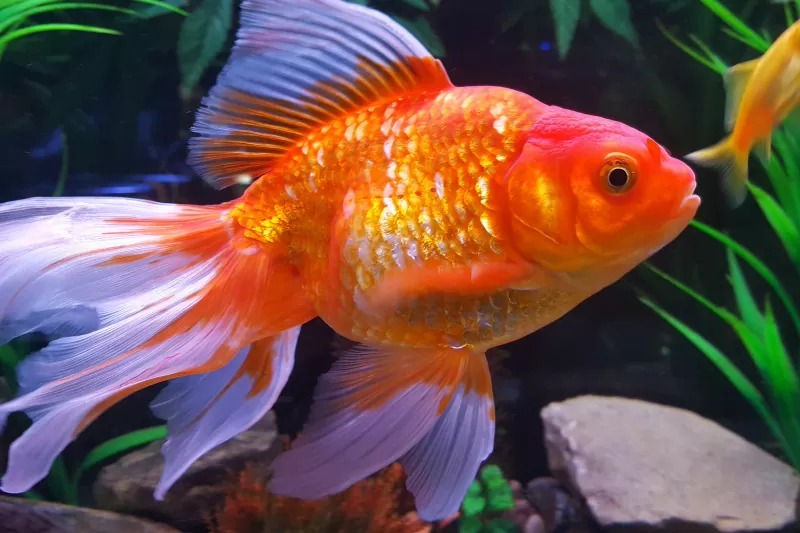
#> input picture goldfish.jpeg, 800 x 533 px
$ jupyter execute --allow-errors 1Notes1_loading_image_data.ipynb
#> lines starting #> are read from the running program, lines starting #| are printed output that depends on the picture
# Note1
#####   Load the dataset: Load your downloaded dataset folder into your Jupyter Notebook using a library like os, glob or pathlib.

[cell 1]
#using pathlib

import pathlib

data_dir = pathlib.Path(r"C:\Users\Faizan_Shakeel\.keras\datasets\flower_photos")

#list(data_dir.glob('*/*.jpg'))  #provides list of all path of downloaded flower in your pc

list(data_dir.glob('*/*.jpg'))[:4]

[cell 2]
#using os

import os
data_dir = r"C:\Users\Faizan_Shakeel\.keras\datasets\flower_photos"

#> (the rest of this cell did not finish here and is left out)

##### Note: python doesnot like     /     so while providing path change it with     \  or    add   r  like:
####   r"path"

# --

# Notes 2
## Iterating through dictnaries

[cell 3]
Student_dict = {
    'Rizwan': 'age= 21',
    'Faizan': 'age= 24',
    'Imran': 'age= 19',
    'Rehan': 'age = 26'
}

[cell 4]
for a, b  in Student_dict.items():
    print(a)
    print(b)

[cell 5]
for a in Student_dict.keys():
    print(a)

[cell 6]
for a in Student_dict.values():
    print(a)

# Notes 3
### PIL.Images || Converting Images into numpy array  ||  Numpy array to Images

[cell 7]
import PIL.Image as Image
import numpy as np


#PIL Has Acceced the photo path from current directory and plotted it
goldfish= Image.open('goldfish.jpeg').resize((224,224))
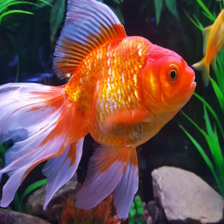
#> goldfish: PIL image 224x224 RGB; mean R, G, B 110.9, 81.4, 75.5
goldfish
